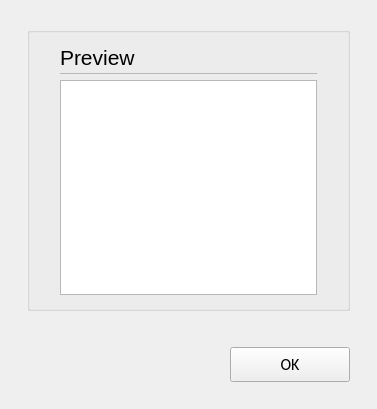
<?xml version="1.0" encoding="UTF-8"?>
<ui version="4.0">
 <class>C_ImpCodeGenerationReportWidget</class>
 <widget class="QWidget" name="C_ImpCodeGenerationReportWidget">
  <property name="geometry">
   <rect>
    <x>0</x>
    <y>0</y>
    <width>377</width>
    <height>409</height>
   </rect>
  </property>
  <property name="windowTitle">
   <string>Form</string>
  </property>
  <layout class="QVBoxLayout" name="verticalLayout">
   <property name="leftMargin">
    <number>27</number>
   </property>
   <property name="topMargin">
    <number>27</number>
   </property>
   <property name="rightMargin">
    <number>27</number>
   </property>
   <property name="bottomMargin">
    <number>0</number>
   </property>
   <item>
    <widget class="stw::opensyde_gui_elements::C_OgeGbx" name="pc_GroupBoxGeneral_4">
     <property name="title">
      <string/>
     </property>
     <layout class="QVBoxLayout" name="verticalLayout_5">
      <property name="spacing">
       <number>0</number>
      </property>
      <property name="leftMargin">
       <number>30</number>
      </property>
      <property name="rightMargin">
       <number>30</number>
      </property>
      <property name="bottomMargin">
       <number>13</number>
      </property>
      <item>
       <layout class="QHBoxLayout" name="horizontalLayout_6" stretch="0,1">
        <property name="spacing">
         <number>6</number>
        </property>
        <item>
         <widget class="stw::opensyde_gui_elements::C_OgeLabHeadingGroupBold" name="pc_LabelHeadingReport">
          <property name="minimumSize">
           <size>
            <width>0</width>
            <height>30</height>
           </size>
          </property>
          <property name="maximumSize">
           <size>
            <width>16777215</width>
            <height>30</height>
           </size>
          </property>
          <property name="font">
           <font>
            <family>Segoe UI</family>
            <pointsize>16</pointsize>
           </font>
          </property>
          <property name="text">
           <string>Preview</string>
          </property>
         </widget>
        </item>
        <item>
         <spacer name="horizontalSpacer_8">
          <property name="orientation">
           <enum>Qt::Horizontal</enum>
          </property>
          <property name="sizeHint" stdset="0">
           <size>
            <width>40</width>
            <height>1</height>
           </size>
          </property>
         </spacer>
        </item>
       </layout>
      </item>
      <item>
       <layout class="QHBoxLayout" name="horizontalLayout_19" stretch="0">
        <property name="spacing">
         <number>0</number>
        </property>
        <property name="topMargin">
         <number>1</number>
        </property>
        <property name="rightMargin">
         <number>0</number>
        </property>
        <property name="bottomMargin">
         <number>0</number>
        </property>
        <item>
         <widget class="stw::opensyde_gui_elements::C_OgeFraSeparator" name="pc_Frame_2">
          <property name="minimumSize">
           <size>
            <width>0</width>
            <height>1</height>
           </size>
          </property>
          <property name="maximumSize">
           <size>
            <width>16777215</width>
            <height>1</height>
           </size>
          </property>
          <property name="frameShape">
           <enum>QFrame::StyledPanel</enum>
          </property>
          <property name="frameShadow">
           <enum>QFrame::Raised</enum>
          </property>
         </widget>
        </item>
       </layout>
      </item>
      <item>
       <spacer name="verticalSpacer_2">
        <property name="orientation">
         <enum>Qt::Vertical</enum>
        </property>
        <property name="sizeType">
         <enum>QSizePolicy::Fixed</enum>
        </property>
        <property name="sizeHint" stdset="0">
         <size>
          <width>6</width>
          <height>6</height>
         </size>
        </property>
       </spacer>
      </item>
      <item>
       <widget class="stw::opensyde_gui_elements::C_OgeTebReport" name="pc_TextBrowserReport"/>
      </item>
     </layout>
    </widget>
   </item>
   <item>
    <spacer name="pc_VerticalSpacerButtonsObove">
     <property name="orientation">
      <enum>Qt::Vertical</enum>
     </property>
     <property name="sizeType">
      <enum>QSizePolicy::Fixed</enum>
     </property>
     <property name="sizeHint" stdset="0">
      <size>
       <width>20</width>
       <height>30</height>
      </size>
     </property>
    </spacer>
   </item>
   <item>
    <layout class="QHBoxLayout" name="horizontalLayout_22">
     <property name="rightMargin">
      <number>0</number>
     </property>
     <item>
      <spacer name="horizontalSpacer_9">
       <property name="orientation">
        <enum>Qt::Horizontal</enum>
       </property>
       <property name="sizeHint" stdset="0">
        <size>
         <width>40</width>
         <height>20</height>
        </size>
       </property>
      </spacer>
     </item>
     <item>
      <widget class="stw::opensyde_gui_elements::C_OgePubDialog" name="pc_BushButtonOk">
       <property name="minimumSize">
        <size>
         <width>120</width>
         <height>35</height>
        </size>
       </property>
       <property name="maximumSize">
        <size>
         <width>120</width>
         <height>35</height>
        </size>
       </property>
       <property name="font">
        <font>
         <family>Calibri</family>
         <pointsize>12</pointsize>
        </font>
       </property>
       <property name="text">
        <string>OK</string>
       </property>
      </widget>
     </item>
    </layout>
   </item>
   <item>
    <spacer name="verticalSpacer_7">
     <property name="orientation">
      <enum>Qt::Vertical</enum>
     </property>
     <property name="sizeType">
      <enum>QSizePolicy::Fixed</enum>
     </property>
     <property name="sizeHint" stdset="0">
      <size>
       <width>20</width>
       <height>27</height>
      </size>
     </property>
    </spacer>
   </item>
  </layout>
 </widget>
 <customwidgets>
  <customwidget>
   <class>stw::opensyde_gui_elements::C_OgeGbx</class>
   <extends>QGroupBox</extends>
   <header>C_OgeGbx.hpp</header>
   <container>1</container>
  </customwidget>
  <customwidget>
   <class>stw::opensyde_gui_elements::C_OgePubDialog</class>
   <extends>QPushButton</extends>
   <header>C_OgePubDialog.hpp</header>
  </customwidget>
  <customwidget>
   <class>stw::opensyde_gui_elements::C_OgeLabHeadingGroupBold</class>
   <extends>QLabel</extends>
   <header>C_OgeLabHeadingGroupBold.hpp</header>
  </customwidget>
  <customwidget>
   <class>stw::opensyde_gui_elements::C_OgeFraSeparator</class>
   <extends>QFrame</extends>
   <header>C_OgeFraSeparator.hpp</header>
   <container>1</container>
  </customwidget>
  <customwidget>
   <class>stw::opensyde_gui_elements::C_OgeTebReport</class>
   <extends>QTextBrowser</extends>
   <header>C_OgeTebReport.hpp</header>
  </customwidget>
 </customwidgets>
 <resources/>
 <connections/>
</ui>
